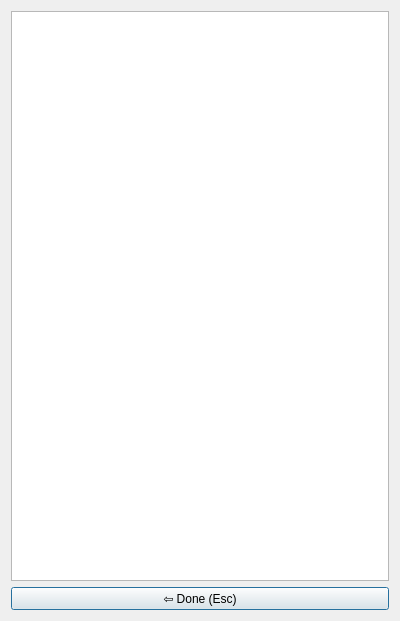
<?xml version="1.0" encoding="UTF-8"?>
<ui version="4.0">
 <class>Selector</class>
 <widget class="QDialog" name="Selector">
  <property name="windowModality">
   <enum>Qt::ApplicationModal</enum>
  </property>
  <property name="geometry">
   <rect>
    <x>0</x>
    <y>0</y>
    <width>400</width>
    <height>621</height>
   </rect>
  </property>
  <property name="windowTitle">
   <string>Dialog</string>
  </property>
  <property name="modal">
   <bool>true</bool>
  </property>
  <layout class="QGridLayout" name="gridLayout">
   <item row="0" column="0">
    <widget class="QListWidget" name="listWidget_Plugins">
     <property name="styleSheet">
      <string notr="true">font: 75 12pt &quot;Cantarell&quot;;
font-weight: bold;</string>
     </property>
     <property name="alternatingRowColors">
      <bool>true</bool>
     </property>
     <property name="selectionMode">
      <enum>QAbstractItemView::MultiSelection</enum>
     </property>
    </widget>
   </item>
   <item row="1" column="0">
    <widget class="QPushButton" name="pushButton">
     <property name="text">
      <string>⇦ Done (Esc)</string>
     </property>
    </widget>
   </item>
  </layout>
 </widget>
 <resources/>
 <connections/>
</ui>
